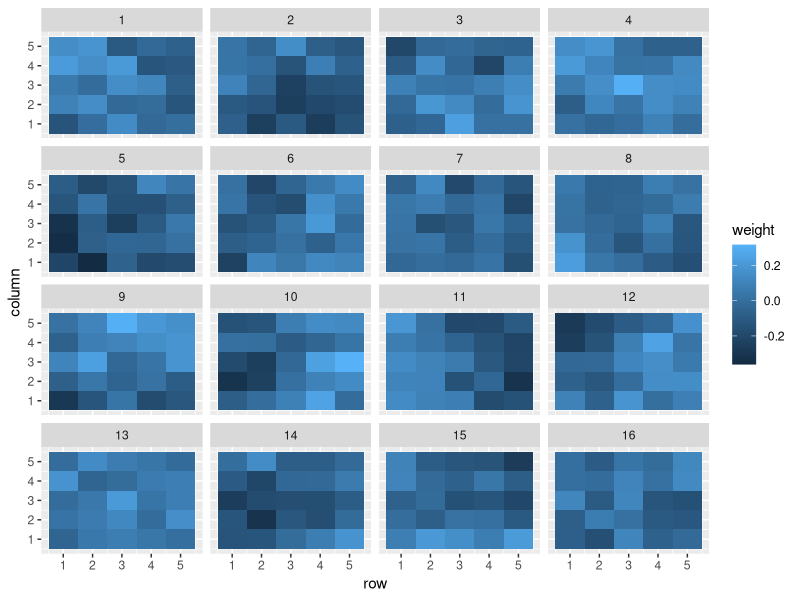

The R source for this figure:
library(data.table)
library(ggplot2)

conv1_weights = fread('conv1_weights.csv')
conv1_weights[, layer := rep(1:16, each=5)]
conv1_weights[, row := rep(1:5, times=16)]
to_plot = melt(conv1_weights, id.vars=c('layer', 'row'), variable.name='column', value.name='weight')
to_plot[, column := as.numeric(gsub('V', '', column))]

ggplot(to_plot, aes(x=row, y=column, fill=weight)) + geom_tile() +
    facet_wrap( ~ layer)
